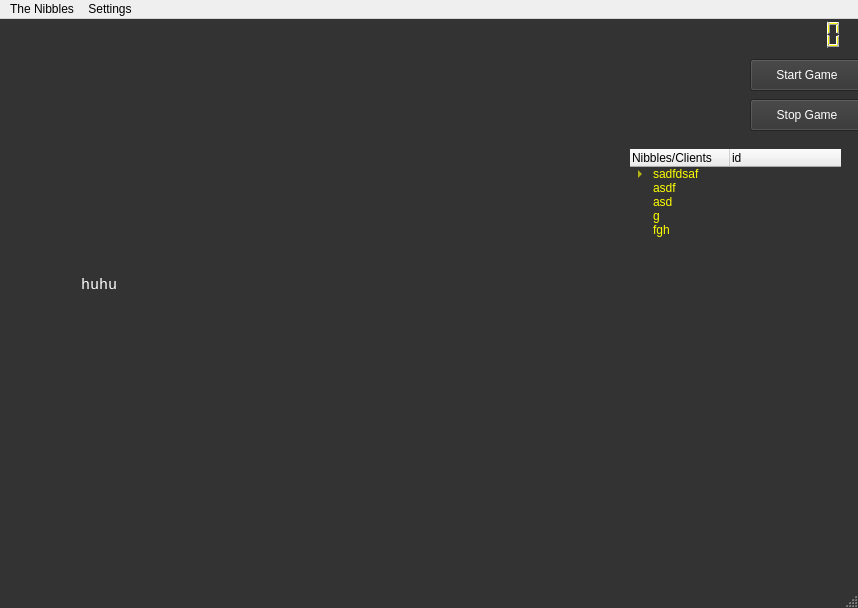
<?xml version="1.0" encoding="UTF-8"?>
<ui version="4.0">
 <class>MainWindow</class>
 <widget class="QMainWindow" name="MainWindow">
  <property name="geometry">
   <rect>
    <x>0</x>
    <y>0</y>
    <width>858</width>
    <height>608</height>
   </rect>
  </property>
  <property name="minimumSize">
   <size>
    <width>858</width>
    <height>608</height>
   </size>
  </property>
  <property name="maximumSize">
   <size>
    <width>858</width>
    <height>608</height>
   </size>
  </property>
  <property name="windowTitle">
   <string>The Nibbles</string>
  </property>
  <property name="styleSheet">
   <string notr="true">#MainWindow{
background-color:#333;
}</string>
  </property>
  <widget class="QWidget" name="servergui">
   <property name="minimumSize">
    <size>
     <width>858</width>
     <height>536</height>
    </size>
   </property>
   <property name="maximumSize">
    <size>
     <width>858</width>
     <height>16777215</height>
    </size>
   </property>
   <widget class="QLCDNumber" name="countdown">
    <property name="geometry">
     <rect>
      <x>750</x>
      <y>0</y>
      <width>111</width>
      <height>31</height>
     </rect>
    </property>
    <property name="styleSheet">
     <string notr="true">#countdown{
border:none;
color:yellow;
}</string>
    </property>
   </widget>
   <widget class="QFrame" name="bg">
    <property name="geometry">
     <rect>
      <x>0</x>
      <y>30</y>
      <width>858</width>
      <height>536</height>
     </rect>
    </property>
    <property name="minimumSize">
     <size>
      <width>858</width>
      <height>536</height>
     </size>
    </property>
    <property name="maximumSize">
     <size>
      <width>858</width>
      <height>536</height>
     </size>
    </property>
    <property name="autoFillBackground">
     <bool>false</bool>
    </property>
    <property name="styleSheet">
     <string notr="true">#bg{
background-image:url(./nibbles/gui/img/bg.png);
height:100%;
width:100%;
border:1px solid #333;
}</string>
    </property>
    <property name="frameShape">
     <enum>QFrame::StyledPanel</enum>
    </property>
    <property name="frameShadow">
     <enum>QFrame::Raised</enum>
    </property>
    <widget class="QPushButton" name="stopgame">
     <property name="geometry">
      <rect>
       <x>750</x>
       <y>50</y>
       <width>114</width>
       <height>32</height>
      </rect>
     </property>
     <property name="cursor">
      <cursorShape>ArrowCursor</cursorShape>
     </property>
     <property name="autoFillBackground">
      <bool>false</bool>
     </property>
     <property name="styleSheet">
      <string notr="true">#stopgame{
background-color:#333;
color:#fff;
}</string>
     </property>
     <property name="text">
      <string>Stop Game</string>
     </property>
    </widget>
    <widget class="QPushButton" name="startgame">
     <property name="geometry">
      <rect>
       <x>750</x>
       <y>10</y>
       <width>114</width>
       <height>32</height>
      </rect>
     </property>
     <property name="styleSheet">
      <string notr="true">#startgame{
background-color:#333;
color:#fff;
}</string>
     </property>
     <property name="text">
      <string>Start Game</string>
     </property>
    </widget>
    <widget class="QTextEdit" name="logger">
     <property name="geometry">
      <rect>
       <x>0</x>
       <y>450</y>
       <width>461</width>
       <height>81</height>
      </rect>
     </property>
     <property name="font">
      <font>
       <pointsize>-1</pointsize>
      </font>
     </property>
     <property name="layoutDirection">
      <enum>Qt::RightToLeft</enum>
     </property>
     <property name="styleSheet">
      <string notr="true">#logger{
background:transparent;
font-size:10px;
color:yellow;
}


   </string>
     </property>
     <property name="verticalScrollBarPolicy">
      <enum>Qt::ScrollBarAsNeeded</enum>
     </property>
     <property name="horizontalScrollBarPolicy">
      <enum>Qt::ScrollBarAsNeeded</enum>
     </property>
     <property name="readOnly">
      <bool>true</bool>
     </property>
     <property name="html">
      <string>&lt;!DOCTYPE HTML PUBLIC &quot;-//W3C//DTD HTML 4.0//EN&quot; &quot;http://www.w3.org/TR/REC-html40/strict.dtd&quot;&gt;
&lt;html&gt;&lt;head&gt;&lt;meta name=&quot;qrichtext&quot; content=&quot;1&quot; /&gt;&lt;style type=&quot;text/css&quot;&gt;
p, li { white-space: pre-wrap; }
&lt;/style&gt;&lt;/head&gt;&lt;body style=&quot; font-family:'MS Shell Dlg 2'; font-size:10px; font-weight:400; font-style:normal;&quot;&gt;
&lt;p style=&quot;-qt-paragraph-type:empty; margin-top:0px; margin-bottom:0px; margin-left:0px; margin-right:0px; -qt-block-indent:0; text-indent:0px; font-family:'Lucida Grande';&quot;&gt;&lt;br /&gt;&lt;/p&gt;&lt;/body&gt;&lt;/html&gt;</string>
     </property>
    </widget>
    <widget class="QTreeWidget" name="treeWidget">
     <property name="geometry">
      <rect>
       <x>630</x>
       <y>100</y>
       <width>211</width>
       <height>192</height>
      </rect>
     </property>
     <property name="styleSheet">
      <string notr="true">#treeWidget{
background:transparent;
color:yellow;
border:none;
}</string>
     </property>
     <column>
      <property name="text">
       <string>Nibbles/Clients</string>
      </property>
     </column>
     <column>
      <property name="text">
       <string>id</string>
      </property>
     </column>
     <item>
      <property name="text">
       <string>sadfdsaf</string>
      </property>
      <item>
       <property name="text">
        <string>New Subitem</string>
       </property>
      </item>
     </item>
     <item>
      <property name="text">
       <string>asdf</string>
      </property>
     </item>
     <item>
      <property name="text">
       <string>asd</string>
      </property>
     </item>
     <item>
      <property name="text">
       <string>g</string>
      </property>
     </item>
     <item>
      <property name="text">
       <string>fgh</string>
      </property>
     </item>
    </widget>
    <widget class="QLabel" name="boardtest">
     <property name="geometry">
      <rect>
       <x>81</x>
       <y>55</y>
       <width>521</width>
       <height>361</height>
      </rect>
     </property>
     <property name="font">
      <font>
       <family>Courier New</family>
       <pointsize>11</pointsize>
      </font>
     </property>
     <property name="styleSheet">
      <string notr="true">#boardtest{
	background:transparent;
	color:white;
}</string>
     </property>
     <property name="text">
      <string>huhu</string>
     </property>
    </widget>
   </widget>
   <widget class="QLabel" name="title">
    <property name="geometry">
     <rect>
      <x>0</x>
      <y>10</y>
      <width>151</width>
      <height>41</height>
     </rect>
    </property>
    <property name="styleSheet">
     <string notr="true">#title{
background-image: url(./nibbles/gui/img/title.png);
width:150px;
height:41px;
}</string>
    </property>
    <property name="text">
     <string/>
    </property>
   </widget>
   <zorder>bg</zorder>
   <zorder>countdown</zorder>
   <zorder>title</zorder>
  </widget>
  <widget class="QStatusBar" name="statusbar"/>
  <widget class="QMenuBar" name="menubar">
   <property name="geometry">
    <rect>
     <x>0</x>
     <y>0</y>
     <width>858</width>
     <height>21</height>
    </rect>
   </property>
   <widget class="QMenu" name="menuAbout">
    <property name="title">
     <string>The Nibbles</string>
    </property>
    <addaction name="actionAbout"/>
   </widget>
   <widget class="QMenu" name="menuSettings">
    <property name="title">
     <string>Settings</string>
    </property>
   </widget>
   <addaction name="menuAbout"/>
   <addaction name="menuSettings"/>
  </widget>
  <action name="actionAbout">
   <property name="text">
    <string>About</string>
   </property>
  </action>
 </widget>
 <resources/>
 <connections/>
</ui>
